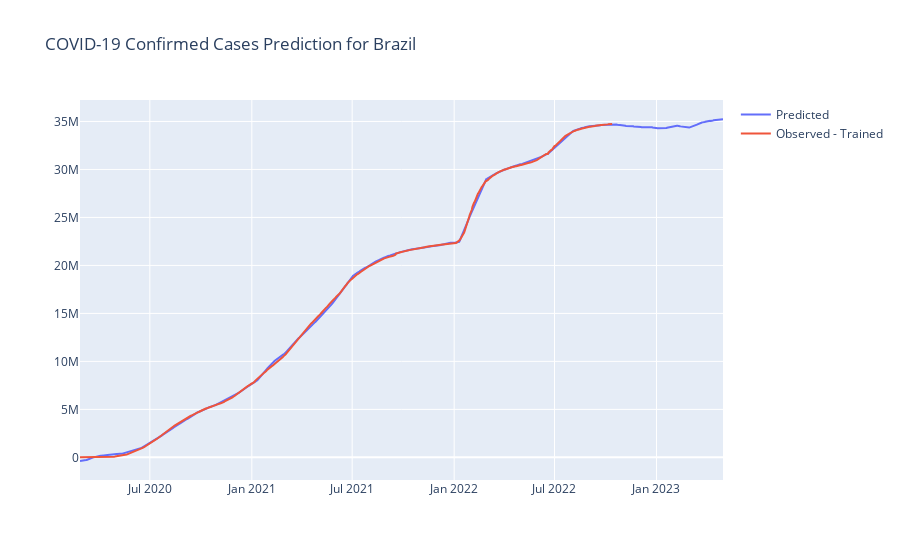

The notebook cell saved with this chart:
### Code cell
fig = go.Figure()
fig.add_trace(go.Scatter(x=forecast.ds, y=forecast.yhat, name='Predicted'))
fig.add_trace(go.Scatter(x=train.ds, y=train.y, name='Observed - Trained'))
fig.update_layout(title='COVID-19 Confirmed Cases Prediction for Brazil')
fig.show()

### Figure 1 — Plotly figure (JSON) as saved in the notebook; plotly's stock layout.template omitted (floating-point values rounded to 4 significant figures; data arrays with more than 128 entries replaced by an {"elided": "..."} marker saying what was removed)
{"data": [{"name": "Predicted", "type": "scatter", "x": {"elided": "1161 str values"}, "y": {"elided": "1161 float values"}}, {"name": "Observed - Trained", "type": "scatter", "x": {"elided": "961 str values"}, "y": {"elided": "961 int values"}}], "layout": {"title": {"text": "COVID-19 Confirmed Cases Prediction for Brazil"}}}
